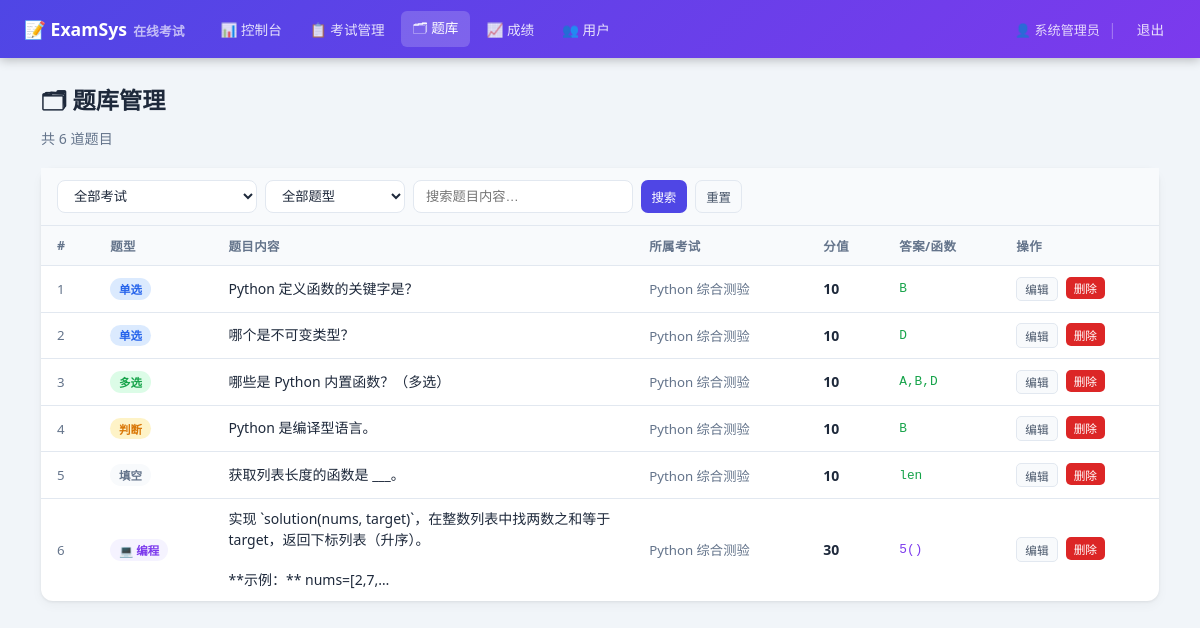
/admin/questions (signed in), run on the app's committed database.
### tables this page shows
CREATE TABLE questions (
        id             INTEGER PRIMARY KEY AUTOINCREMENT,
        exam_id        INTEGER NOT NULL,
        qtype          TEXT NOT NULL,
        content        TEXT NOT NULL,
        options        TEXT,
        answer         TEXT NOT NULL DEFAULT '',
        explanation    TEXT,
        score          INTEGER DEFAULT 10,
        sort_order     INTEGER DEFAULT 0,
        func_name      TEXT,
        func_signature TEXT,
        test_cases     TEXT,
        num_random     INTEGER DEFAULT 5,
        time_limit     INTEGER DEFAULT 5, keywords TEXT,
        FOREIGN KEY(exam_id) REFERENCES exams(id)
    );

CREATE TABLE exams (
        id          INTEGER PRIMARY KEY AUTOINCREMENT,
        title       TEXT NOT NULL,
        description TEXT,
        duration    INTEGER DEFAULT 60,
        pass_score  INTEGER DEFAULT 60,
        shuffle     INTEGER DEFAULT 1,
        status      TEXT DEFAULT 'draft',
        created_by  INTEGER,
        created_at  TEXT DEFAULT (datetime('now','localtime')),
        FOREIGN KEY(created_by) REFERENCES users(id)
    );

### app.py (the view)
@app.route('/admin/questions')
@admin_required
def admin_question_bank():
    db = get_db()
    exam_id  = request.args.get('exam_id', type=int)
    qtype    = request.args.get('qtype','')
    keyword  = request.args.get('keyword','').strip()
    q = ("SELECT q.*,e.title exam_title FROM questions q "
         "JOIN exams e ON q.exam_id=e.id WHERE 1=1 ")
    params = []
    if exam_id: q+="AND q.exam_id=? "; params.append(exam_id)
    if qtype:   q+="AND q.qtype=? ";   params.append(qtype)
    if keyword: q+="AND q.content LIKE ? "; params.append(f'%{keyword}%')
    q += "ORDER BY e.id,q.sort_order"
    qs    = [dict(r) for r in db.execute(q, params).fetchall()]
    for r in qs:
        if r['options']: r['options']=json.loads(r['options'])
        if r.get('test_cases'): r['test_cases']=json.loads(r['test_cases'])
    exams = db.execute("SELECT id,title FROM exams ORDER BY title").fetchall()
    return render_template('admin_question_bank.html', questions=qs, exams=exams,
                           sel_exam=exam_id, sel_type=qtype, keyword=keyword)

### app.py (called while the page is built)
def get_db():
    if 'db' not in g:
        g.db = sqlite3.connect(DB_PATH)
        g.db.row_factory = sqlite3.Row
        g.db.execute("PRAGMA journal_mode=WAL")
    return g.db

def login_required(f):
    @wraps(f)
    def d(*a,**kw):
        if 'user_id' not in session:
            flash('请先登录','warning'); return redirect(url_for('login'))
        return f(*a,**kw)
    return d

def admin_required(f):
    @wraps(f)
    def d(*a,**kw):
        if session.get('role') != 'admin':
            flash('权限不足','danger'); return redirect(url_for('index'))
        return f(*a,**kw)
    return login_required(d)

### templates/admin_question_bank.html (shortened to what this page needs)
{% extends 'base.html' %}
{% block content %}
<div class="ph">
  <div><h1>🗂 题库管理</h1><p>共 {{ questions|length }} 道题目</p></div>
</div>
<div class="card">
  <div class="search-bar">
    <form method="GET" class="flex gap1 fw" style="width:100%">
      <select name="exam_id" class="fc" style="max-width:200px">
        <option value="">全部考试</option>
      </select>
      <select name="qtype" class="fc" style="max-width:140px">
        <option value="">全部题型</option>
      </select>
      <input class="fc" name="keyword" value="{{ keyword }}" placeholder="搜索题目内容…" style="max-width:220px">
      <button type="submit" class="btn bp btn-sm">搜索</button>
      <a href="{{ url_for('admin_question_bank') }}" class="btn bsec btn-sm">重置</a>
    </form>
  </div>
  <div class="tw">
    <table>
      <thead><tr><th>#</th><th>题型</th><th>题目内容</th><th>所属考试</th><th>分值</th><th>答案/函数</th><th>操作</th></tr></thead>
      <tbody>
        {% for q in questions %}
        <tr>
          <td class="muted">{{ loop.index }}</td>
          <td>
            {% if q.qtype=='single' %}<span class="badge bv-b">单选</span>
            {% elif q.qtype=='multi' %}<span class="badge bv-g">多选</span>
            {% elif q.qtype=='truefalse' %}<span class="badge bv-w">判断</span>
            {% elif q.qtype=='fillblank' %}<span class="badge bv-s">填空</span>
            {% else %}<span class="badge bv-p">💻 编程</span>{% endif %}
          </td>
          <td style="max-width:320px">
            <div style="font-size:.875rem;white-space:pre-wrap;line-height:1.45">{{ q.content[:80] }}{% if q.content|length>80 %}…{% endif %}</div>
          </td>
          <td><span class="muted">{{ q.exam_title }}</span></td>
          <td><strong>{{ q.score }}</strong></td>
          <td style="font-family:monospace;font-size:.8rem;color:{% if q.qtype=='coding' %}#7c3aed{% else %}var(--ok){% endif %}">
            {% if q.qtype=='coding' %}{{ q.func_name or 'solution' }}(){% else %}{{ q.answer }}{% endif %}
          </td>
          <td>
            <div class="flex gap1">
              <a href="{{ url_for('admin_question_edit', exam_id=q.exam_id, qid=q.id) }}?from_bank=1" class="btn bsec btn-xs">编辑</a>
              <form method="POST" action="{{ url_for('admin_question_delete', qid=q.id) }}" onsubmit="return confirm('确定删除？')">
                <button class="btn br btn-xs">删除</button>
              </form>
            </div>
          </td>
        </tr>
        {% else %}
        <tr><td colspan="7" class="empty" style="padding:2.5rem">
          <div class="ico">🔍</div>
          <div>没有符合条件的题目</div>
        </td></tr>
        {% endfor %}
      </tbody>
    </table>
  </div>
</div>
{% endblock %}

### templates/base.html (shortened to what this page needs)
<!DOCTYPE html>
<html lang="zh-CN">
<head>
</head>
<body>
{% if session.user_id %}
<nav class="nav">
  <a class="nav-brand" href="/">📝 ExamSys<span>在线考试</span></a>
  <div class="nav-links">
    {% if session.role == 'admin' %}
      <a class="nl {% if request.endpoint=='admin_dashboard' %}active{% endif %}" href="{{ url_for('admin_dashboard') }}">📊 控制台</a>
      <a class="nl {% if request.endpoint in ['admin_exams','admin_exam_edit','admin_exam_questions'] %}active{% endif %}" href="{{ url_for('admin_exams') }}">📋 考试管理</a>
      <a class="nl {% if request.endpoint=='admin_question_bank' %}active{% endif %}" href="{{ url_for('admin_question_bank') }}">🗂 题库</a>
      <a class="nl {% if request.endpoint in ['admin_records','admin_record_detail'] %}active{% endif %}" href="{{ url_for('admin_records') }}">📈 成绩</a>
      <a class="nl {% if request.endpoint in ['admin_users','admin_users_import','admin_user_add','admin_user_edit'] %}active{% endif %}" href="{{ url_for('admin_users') }}">👥 用户</a>
    {% else %}
      <a class="nl {% if request.endpoint=='student_dashboard' %}active{% endif %}" href="{{ url_for('student_dashboard') }}">🏠 考试大厅</a>
    {% endif %}
  </div>
  <div class="nav-right">
    <span class="nav-user">👤 {{ session.name }}</span>
    <span class="nav-sep">|</span>
    <a class="nl" href="{{ url_for('logout') }}">退出</a>
  </div>
</nav>
{% endif %}
<div class="wrap">
  {% block content %}{% endblock %}
</div>
</body>
</html>

### templates/base.html (style rules this page uses)
* { box-sizing:border-box;margin:0;padding:0 }
:root { --pri:#4f46e5;--pri2:#7c3aed;--ok:#16a34a;--err:#dc2626;--warn:#d97706;--info:#2563eb; --bg:#f1f5f9;--card:#fff;--border:#e2e8f0;--text:#1e293b;--muted:#64748b;--light:#f8fafc }
body { font-family:'Segoe UI',system-ui,sans-serif;background:var(--bg);color:var(--text);min-height:100vh }
a { color:var(--pri);text-decoration:none }
.nav { background:linear-gradient(135deg,var(--pri),var(--pri2));color:#fff;height:58px; display:flex;align-items:center;padding:0 1.5rem;gap:1rem;position:sticky;top:0;z-index:200; box-shadow:0 2px 10px rgba(0,0,0,.25) }
.nav-brand { font-weight:700;font-size:1.1rem;color:#fff;white-space:nowrap;flex-shrink:0 }
.nav-brand span { opacity:.65;font-size:.8rem;margin-left:.4rem }
.nav-links { display:flex;gap:.25rem;align-items:center;flex:1;overflow-x:auto;padding:0 .5rem }
.nl { color:rgba(255,255,255,.85);padding:.35rem .75rem;border-radius:6px;font-size:.85rem; white-space:nowrap;transition:background .15s }
.nl:hover,.nl.active { background:rgba(255,255,255,.18);color:#fff;text-decoration:none }
.nav-right { display:flex;align-items:center;gap:.5rem;flex-shrink:0 }
.nav-user { font-size:.82rem;color:rgba(255,255,255,.8) }
.nav-sep { color:rgba(255,255,255,.3) }
.wrap { max-width:1150px;margin:0 auto;padding:1.5rem 1rem }
.ph { display:flex;align-items:flex-start;justify-content:space-between;gap:1rem; margin-bottom:1.25rem;flex-wrap:wrap }
.ph h1 { font-size:1.45rem;color:var(--text);display:flex;align-items:center;gap:.45rem }
.ph p { color:var(--muted);font-size:.88rem;margin-top:.25rem }
.card { background:var(--card);border-radius:12px; box-shadow:0 1px 3px rgba(0,0,0,.07),0 4px 12px rgba(0,0,0,.04);margin-bottom:1.25rem }
.tw { overflow-x:auto }
table { width:100%;border-collapse:collapse }
th,td { padding:.65rem 1rem;text-align:left;border-bottom:1px solid var(--border);font-size:.875rem }
th { background:var(--light);font-weight:600;color:var(--muted);font-size:.78rem; text-transform:uppercase;letter-spacing:.4px;white-space:nowrap }
tr:last-child td { border-bottom:none }
.fc { width:100%;padding:.6rem .85rem;border:1.5px solid var(--border);border-radius:8px; font-size:.88rem;transition:border-color .2s,box-shadow .2s;background:#fff;color:var(--text) }
select.fc { cursor:pointer }
.btn { display:inline-flex;align-items:center;gap:.3rem;padding:.45rem 1rem;border-radius:7px; font-size:.83rem;font-weight:500;cursor:pointer;border:none;transition:all .18s; white-space:nowrap;text-decoration:none!important }
.bp { background:var(--pri);color:#fff }
.br { background:var(--err);color:#fff }
.bsec { background:var(--light);color:#475569;border:1px solid var(--border) }
.btn-sm { padding:.28rem .65rem;font-size:.78rem }
.btn-xs { padding:.18rem .5rem;font-size:.73rem;border-radius:5px }
.badge { display:inline-flex;align-items:center;padding:.18rem .55rem;border-radius:20px; font-size:.72rem;font-weight:600;white-space:nowrap }
.bv-g { background:#dcfce7;color:var(--ok) }
.bv-w { background:#fef3c7;color:var(--warn) }
.bv-b { background:#dbeafe;color:var(--info) }
.bv-s { background:var(--light);color:var(--muted) }
.bv-p { background:#f5f3ff;color:var(--pri2) }
.flex { display:flex }
.gap1 { gap:.5rem }
.fw { flex-wrap:wrap }
.muted { color:var(--muted);font-size:.83rem }
.search-bar { display:flex;gap:.5rem;align-items:center;flex-wrap:wrap;padding:.75rem 1rem; background:var(--light);border-bottom:1px solid var(--border) }
.search-bar .fc { padding:.45rem .75rem;font-size:.83rem }

### data on the page
questions: qtype "单选", content "Python 定义函数的关键字是？", exam_title "Python 综合测验", score "10", answer "B"
questions: qtype "单选", content "哪个是不可变类型？", exam_title "Python 综合测验", score "10", answer "D"
questions: qtype "多选", content "哪些是 Python 内置函数？（多选）", exam_title "Python 综合测验", score "10", answer "A,B,D"
questions: qtype "判断", content "Python 是编译型语言。", exam_title "Python 综合测验", score "10", answer "B"
questions: qtype "填空", content "获取列表长度的函数是 ___。", exam_title "Python 综合测验", score "10", answer "len"
questions: qtype "💻 编程", content "实现 `solution(nums, target)`，在整数列表中找两数之和等于 target，返回下标列表（升序）。 **示例：** nums=[2,7,", exam_title "Python 综合测验", score "30", func_name "5"

### other printed values
{{ session.name }} "系统管理员"
{{ questions|length }} "6"
